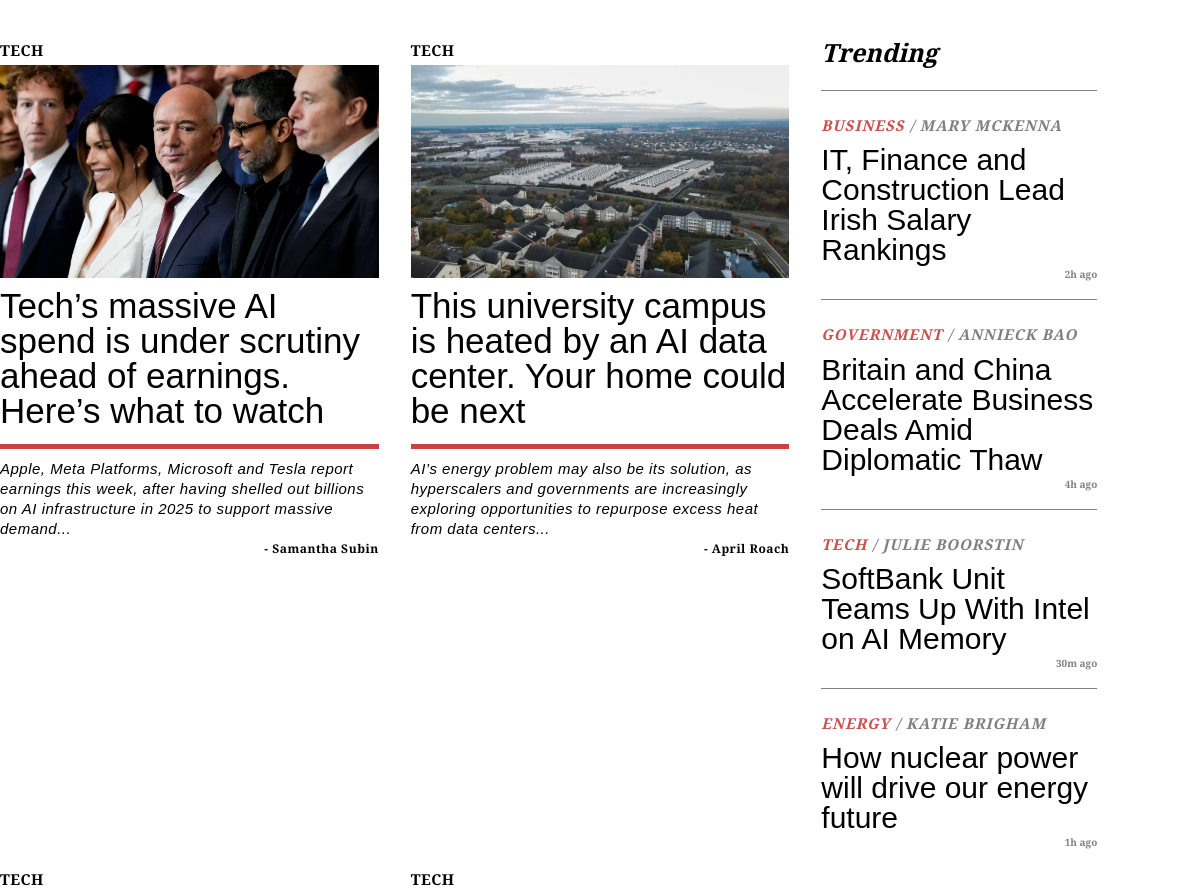
Before: / (upper part) with the older database file.
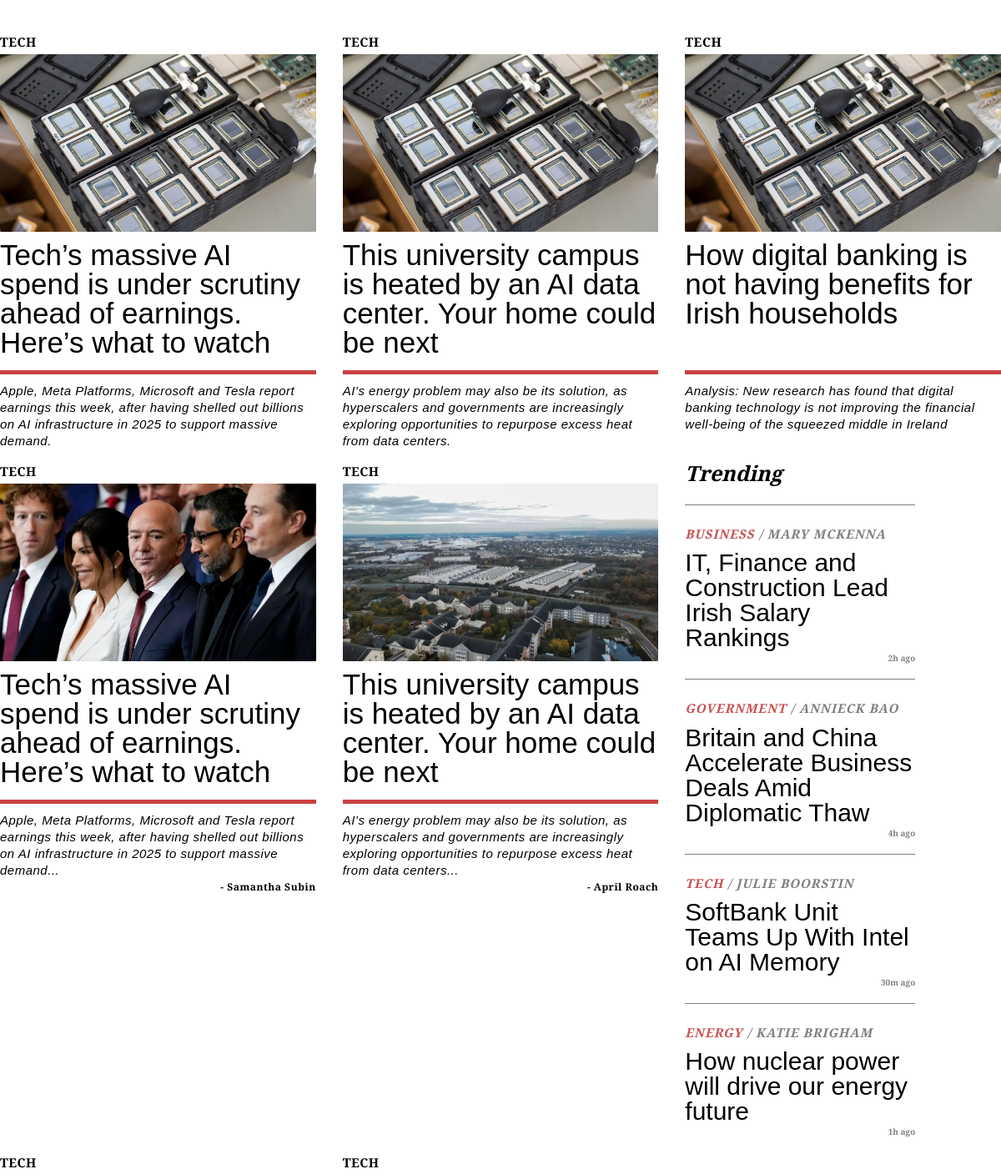
After: the same page with the newer database file.
### tables this page shows
CREATE TABLE `stories` (
  `id` int NOT NULL,
  `headline` varchar(255) NOT NULL,
  `short_headline` varchar(255) NOT NULL,
  `subheadline` varchar(500) NOT NULL,
  `article` text NOT NULL,
  `img_url` varchar(255) NOT NULL,
  `author_id` int NOT NULL,
  `category_id` int NOT NULL,
  `location_id` int NOT NULL,
  `created_at` timestamp NOT NULL DEFAULT CURRENT_TIMESTAMP,
  `updated_at` timestamp NOT NULL DEFAULT CURRENT_TIMESTAMP
);

### lib/config.php (called while the page is built, shortened)
<?php
spl_autoload_register(function ($class) {
    $class_path = str_replace("\\", DIRECTORY_SEPARATOR, $class);
    $file = dirname(__DIR__) . '/classes/' . $class_path . '.php';
});
?>

### classes/DB.php (called while the page is built, shortened)
<?php
class DB {
    private function __construct() {
        $options = [
            PDO::ATTR_ERRMODE            => PDO::ERRMODE_EXCEPTION,
            PDO::ATTR_DEFAULT_FETCH_MODE => PDO::FETCH_ASSOC,
            PDO::ATTR_EMULATE_PREPARES   => false,
            PDO::MYSQL_ATTR_FOUND_ROWS   => true
        ];
    }
}

### classes/Story.php (called while the page is built, shortened)
<?php
require_once 'DB.php';
class Story
{
    public function __construct($props = null)
    {
        if ($props != null) {
            $this->headline       = $props["headline"];
            $this->subheadline    = $props["subheadline"];
        }
    }
    private static function find($sql, $params, $options = NULL)
    {
        $stories = array();
        $db = null;
        try {
            $db = DB::getInstance()->getConnection();
            if ($options != NULL && is_array($options)) {
                if (array_key_exists("limit", $options)) {
                    $sql .= " LIMIT :limit";
                    $params["limit"] = $options["limit"];
                    if (array_key_exists("offset", $options)) {
                        $sql .= " OFFSET :offset";
                        $params["offset"] = $options["offset"];
                    }
                }
            }
            $stmt = $db->prepare($sql);
            $status = $stmt->execute($params);
            if ($stmt->rowCount() !== 0) {
                $row = $stmt->fetch(PDO::FETCH_ASSOC);
                while ($row !== FALSE) {
                    $story = new Story($row);
                    $stories[] = $story;
                    $row = $stmt->fetch(PDO::FETCH_ASSOC);
                }
            }
        } finally {
            if ($db !== null) {
                $db = null;
            }
        }
        return $stories;
    }
    public static function findAll($options = NULL)
    {
        $sql = "SELECT * FROM stories";
        $params = [];
        $stories = Story::find($sql, $params, $options);
        return $stories;
    }
}

### lib/global.php (called while the page is built, shortened)
<?php
function h($string)
{
    if ($string === null) {
        return '';
    }
    return htmlspecialchars($string, ENT_QUOTES, 'UTF-8');
}

### index.php (the view, shortened to what this page needs)
<?php
require_once "./lib/config.php";
require_once "./lib/global.php";
try {
    $stories = Story::findAll($options = ['limit' => 3, 'offset' => 1]);
} catch (Exception $e) {
    echo $e->getMessage();
    exit();
}
?>
<!DOCTYPE html>
<html lang="en">
<head>
    <?php include './lib/head_Content.php' ?>
</head>
<body>
    <div class="container">
        <?php foreach ($stories as $s) { ?>
            <div class="width-4 newsComp">
                <li>
                    <a href="">
                        <p class="category">TECH</p>
                        <div class="content">
                            <img src="images/01_Memory_Stocks_soar_as_investors_hunt_for_new_AI_winners.jpg" alt="1">
                            <div class="textHolder">
                                <div class="title">
                                    <h2><?= h($s->headline) ?></h2>
                                </div>
                                <div class="text">
                                    <div class="graphicLine">
                                    </div>
                                    <p><?= h($s->subheadline) ?></p>
                                </div>
                            </div>
                        </div>
                    </a>
                </li>
            </div>
        <?php } ?>
        <div class="width-4 newsComp">
            <li>
                <a href="">
                    <p class="category">TECH</p>
                    <div class="content">
                        <img src="images/02_Tech's_massive_AI_spend_is_under_scrutiny_ahead_of_earnings._Here’s_what_to_watch.webp"
                            alt="2">
                        <div class="textHolder">
                            <div class="title">
                                <h2>Tech’s massive AI spend is under scrutiny ahead of earnings. Here’s what to watch
                                </h2>
                            </div>
                            <div class="text">
                                <div class="graphicLine">
                                </div>
                                <p>Apple, Meta Platforms, Microsoft and Tesla report earnings this week, after having
                                    shelled out billions on AI infrastructure in 2025 to support massive demand...</p>
                                <p class="author">- Samantha Subin</p>
                            </div>
                        </div>
                    </div>
                </a>
            </li>
        </div>
        <div class="width-4 newsComp">
            <li>
                <a href="">
                    <p class="category">TECH</p>
                    <div class="content">
                        <img src="images/03_This_university_campus_is_heated_by_an_AI_data_center._Your_home_could_be_next.webp"
                            alt="3">
                        <div class="textHolder">
                            <div class="title">
                                <h2>This university campus is heated by an AI data center. Your home could be next</h2>
                            </div>
                            <div class="text">
                                <div class="graphicLine">
                                </div>
                                <p>AI’s energy problem may also be its solution, as hyperscalers and governments are
                                    increasingly exploring opportunities to repurpose excess heat from data centers...
                                </p>
                                <p class="author">- April Roach</p>
                            </div>
                        </div>
                    </div>
                </a>
            </li>
        </div>
        <div class="width-3 trendingComp">
            <h3 class="title2">Trending</h3>
            <ul>
                <li>
                    <div class="content">
                        <div class="graphicLine2"></div>
                        <a href="">
                            <div class="story">
                                <div class="category">
                                    <h4>BUSINESS</h4>
                                    <h4 class="author">/ MARY MCKENNA</h4>
                                </div>
                                <h3>IT, Finance and Construction Lead Irish Salary Rankings</h3>
                                <div class="time">2h ago</div>
                            </div>
                        </a>
                    </div>
                </li>
                <li>
                    <div class="content">
                        <div class="graphicLine2"></div>
                        <a href="">
                            <div class="story">
                                <div class="category">
                                    <h4>GOVERNMENT</h4>
                                    <h4 class="author">/ ANNIECK BAO</h4>
                                </div>
                                <h3>Britain and China Accelerate Business Deals Amid Diplomatic Thaw</h3>
                                <div class="time">4h ago</div>
                            </div>
                        </a>
                    </div>
                </li>
                <li>
                    <div class="content">
                        <div class="graphicLine2"></div>
                        <a href="">
                            <div class="story">
                                <div class="category">
                                    <h4>TECH</h4>
                                    <h4 class="author">/ JULIE BOORSTIN</h4>
                                </div>
                                <h3>SoftBank Unit Teams Up With Intel on AI Memory</h3>
                                <div class="time">30m ago</div>
                            </div>
                        </a>
                    </div>
                </li>
                <li>
                    <div class="content">
                        <div class="graphicLine2"></div>
                        <a href="">
                            <div class="story">
                                <div class="category">
                                    <h4>ENERGY</h4>
                                    <h4 class="author">/ KATIE BRIGHAM</h4>
                                </div>
                                <h3>How nuclear power will drive our energy future</h3>
                                <div class="time">1h ago</div>
                            </div>
                        </a>
                    </div>
                </li>
            </ul>
        </div>
        <div class="width-4 newsComp newsComp2">
            <li>
                <a href="">
                    <p class="category">TECH</p>
                </a>
            </li>
        </div>
        <div class="width-4 newsComp newsComp2">
            <li>
                <a href="">
                    <p class="category">TECH</p>
                </a>
            </li>
        </div>
    </div>
</body>
</html>

### lib/head_content.php (shortened to what this page needs)
<link rel="stylesheet" href="css/all.min.css">
<link rel="stylesheet" href="css/reset.css">
<link rel="stylesheet" href="css/grid.css">
<link rel="stylesheet" href="css/style.css">
<link rel="stylesheet" href="css/newsComp.css">
<link rel="stylesheet" href="css/trending.css">
<link rel="stylesheet" href="css/largeComp.css">

### css/grid.css (style rules this page uses)
.container { padding-top: 40px; padding-bottom: 40px; width: 1200px; margin: auto; display: grid; grid-template-columns: repeat(12, 1fr); grid-column-gap: 2em; grid-row-gap: 1em; grid-row: auto; }
.width-3 { grid-column: span 3; }
.width-4 { grid-column: span 4; }

### css/style.css (style rules this page uses)
body { background-color: #ffffff; font-family: "Playfair Display", sans-serif; font-weight: 400; line-height: 1.2em; }
h1, h2, h3 { line-height: 1; }
h2 { font-size: 35px; margin-bottom: 10px; }
h3 { font-size: 25px; margin-bottom: 10px; }
h3.title2 { font-family: "Inria Serif", sans-serif; font-style: italic; }
h4 { font-size: 15px; margin-bottom: 10px; }
p { font-family: "Inria Serif", sans-serif; font-size: 15px; letter-spacing: 0.5px; line-height: 20px; font-style: italic; }
p.category { font-family: "Inria Serif", monospace; font-weight: 700; font-style: normal; margin-bottom: 5px; }
p.author { font-family: "Inria Serif", sans-serif; font-size: 12px; font-style: normal; font-weight: 600; }
.story .time { color: #808080; font-family: "Inria serif", sans-serif; font-size: 10px; font-weight: 600; display: flex; justify-content: flex-end; }
li { width: 100%; }
a { display: flex; flex-flow: column wrap; }

### css/newsComp.css (style rules this page uses)
.newsComp { width: 100%; display: flex; flex-direction: column; }
.category { display: flex; }
.content { height: 100%; gap: 10px; display: flex; flex-flow: column wrap; }
img { height: 213px; }
.textHolder { display: flex; flex-flow: column wrap; }
.title { min-height: 156px; }
.title h2 { font-weight: 500; display: flex; justify-content: center; align-items: center; }
.graphicLine { background-color: #c94242; height: 5px; margin-bottom: 10px; }
.author { display: flex; justify-content: flex-end; }
.newsComp2 { height: fit-content; }

### css/trending.css (style rules this page uses)
.graphicLine2 { background-color: #808080; height: 1px; margin: 15px 0px; }
.content .category { color: #C95252; font-family: "Inria Serif", sans-serif; font-style: italic; letter-spacing: 1px; gap: 5px; display: flex; }
.category h4.author { color: #808080; }
.content .story h3 { font-size: 30px; font-weight: 400; margin-bottom: 0; }

Changed rows visible on the page:
added stories: headline "Tech’s massive AI spend is under scrutiny ahead of earnings. Here’s what to watch", subheadline "Apple, Meta Platforms, Microsoft and Tesla report earnings this week, after having shelled out billions on AI infrastructure in 2025 to support massive demand."
added stories: headline "This university campus is heated by an AI data center. Your home could be next", subheadline "AI’s energy problem may also be its solution, as hyperscalers and governments are increasingly exploring opportunities to repurpose excess heat from data centers."
added stories: headline "How digital banking is not having benefits for Irish households", subheadline "Analysis: New research has found that digital banking technology is not improving the financial well-being of the squeezed middle in Ireland"
